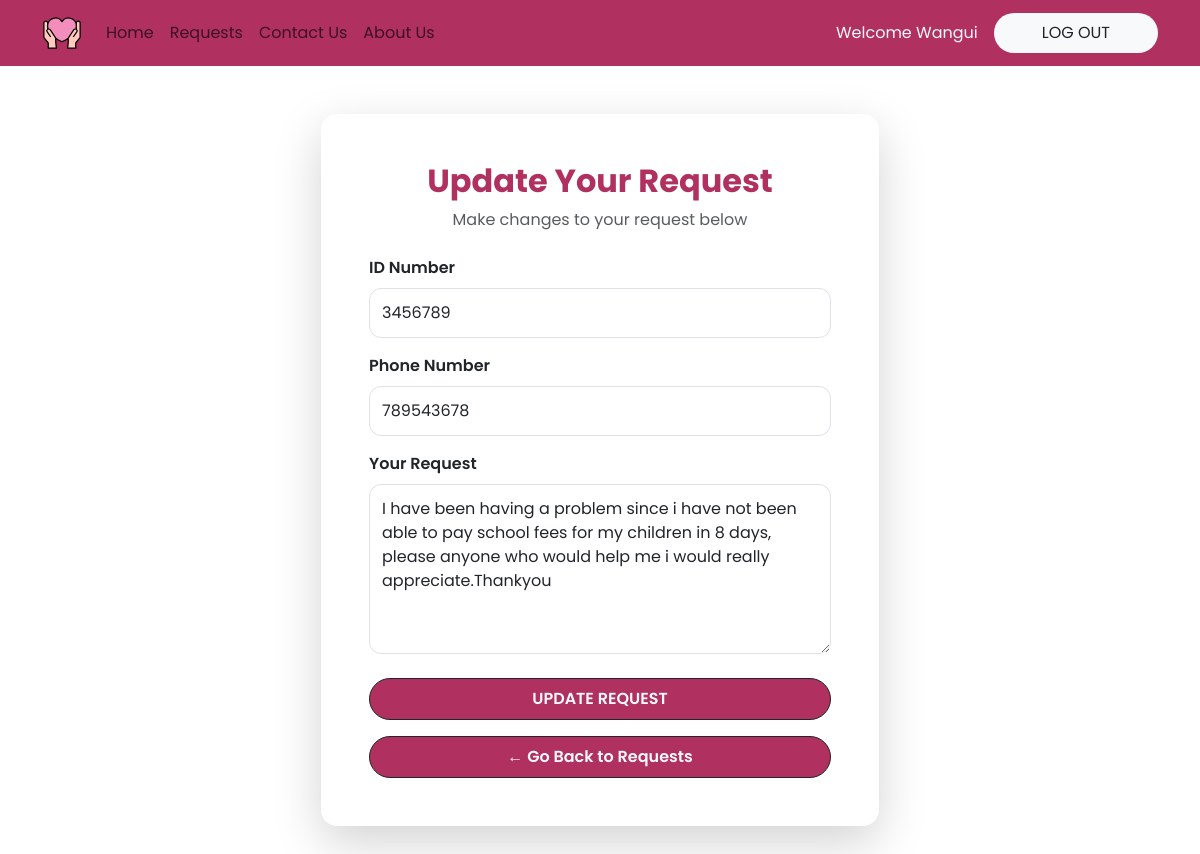
Page /beneficiary/updateRequest/6 (signed in) on the committed database.
### beneficiary/models.py (models this page shows, shortened)
class Appeal(models.Model):
    STATUS_CHOICES = [
        ('pending', 'Pending'),
        ('donated', 'Donated'),
        ('authorized', 'Authorized'),
    ]
    user = models.ForeignKey(User, on_delete=models.CASCADE)
    idNumber = models.IntegerField()
    PhoneNumber = models.IntegerField()
    request = models.CharField(max_length=1000)
    status = models.CharField(max_length=20, choices=STATUS_CHOICES, default='pending')
    created_at = models.DateField(auto_now_add=True)
    updated_at = models.DateField(auto_now=True)
    is_authorized = models.BooleanField(default=False)

### beneficiary/views.py (the view)
# urls.py: path('updateRequest/<str:pk>' , views.updateRequest , name = 'beneficiaryupdateRequest') ,
@login_required(login_url='beneficiarylogin')
def updateRequest(request , pk):
    try:
        appeal = Appeal.objects.get(id=pk, user=request.user)
    except Appeal.DoesNotExist:
        raise Http404("You are not allowed to edit this request")
    form= AppealForm(instance= appeal)
    if request.method == 'POST':
        form = AppealForm (request.POST, instance=appeal)
        if form.is_valid():
            form.save()
            return redirect ('beneficiaryreadRequests')
    context = {'form': form}
    return render (request, 'beneficiary/updateRequest.html' , context)

### beneficiary/forms.py (shortened to what this page needs)
class  AppealForm(ModelForm):
    class Meta:
        model =  Appeal
        fields = [
             'idNumber',
            'PhoneNumber',
            'request'
        ]
        widgets = {
            'idNumber': forms.NumberInput(attrs={
                'class': 'form-control',
                'placeholder': 'Enter your ID number',
                'required': True
            }),
            'PhoneNumber': forms.NumberInput(attrs={
                'class': 'form-control',
                'placeholder': 'Enter your phone number',
                'required': True
            }),
            'request': forms.Textarea(attrs={
                'class': 'form-control',
                'rows': 6,
                'placeholder': 'Describe your request in detail...',
                'required': True
            }),
        }

### beneficiary/templates/beneficiary/updateRequest.html (shortened to what this page needs)
{% extends 'beneficiary/main.html' %}
{% block content %}
<div class="container min-vh-100 d-flex align-items-center justify-content-center py-5">
  <div class="col-md-8 col-lg-6">
    <div class="card shadow-lg border-0 rounded-4">
      <div class="card-body p-4 p-md-5">
        <div class="text-center mb-4">
          <h2 class="fw-bold textpink mb-2">Update Your Request</h2>
          <p class="text-muted">Make changes to your request below</p>
        </div>
        <form method="POST">
          <div class="mb-3">
            <label class="form-label fw-semibold">ID Number</label>
            {{ form.idNumber }}
          </div>
          <div class="mb-3">
            <label class="form-label fw-semibold">Phone Number</label>
            {{ form.PhoneNumber }}
          </div>
          <div class="mb-4">
            <label class="form-label fw-semibold">Your Request</label>
            {{ form.request }}
          </div>
          <button type="submit" class="btn bgpink btn-outline-dark text-light w-100 py-2 rounded-pill fw-semibold">
            UPDATE REQUEST
          </button>
        </form>
        <div class="text-center mt-3">
          <a href="{% url 'beneficiaryreadRequests' %}"
             class="btn bgpink btn-outline-dark text-light w-100 py-2 rounded-pill fw-semibold">
            ← Go Back to Requests
          </a>
        </div>
      </div>
    </div>
  </div>
</div>
{% endblock %}

### beneficiary/templates/beneficiary/navbar.html (shortened to what this page needs)
{% load static %}
<nav class="navbar navbar-expand-lg bgpink py-2">
  <div class="container">
    {% if request.user.is_authenticated %}
      <a class="navbar-brand" href="{% url 'beneficiaryuserHome' %}">
        <img src="{% static 'logo.svg' %}" alt="Logo" width="40">
      </a>
    {% else %}
      <a class="navbar-brand" href="{% url 'beneficiaryhome' %}">
        <img src="{% static 'logo.svg' %}" alt="Logo" width="40">
      </a>
    {% endif %}
    <div class="collapse navbar-collapse" id="navbarNav">
      <ul class="navbar-nav me-auto align-items-lg-center">
        {% if request.user.is_authenticated %}
          <li class="nav-item">
            <a class="nav-link" href="{% url 'beneficiaryuserHome' %}">Home</a>
          </li>
          <li class="nav-item">
            <a class="nav-link" href="{% url 'beneficiaryreadRequests' %}">Requests</a>
          </li>
          <li class="nav-item">
            <a class="nav-link" href="{% url 'beneficiarycontactUs' %}">Contact Us</a>
          </li>
        {% else %}
          <li class="nav-item">
            <a class="nav-link" href="{% url 'beneficiaryhome' %}">Home</a>
          </li>
        {% endif %}
        <li class="nav-item">
          <a class="nav-link" href="{% url 'beneficiaryaboutUs'%}">About Us</a>
        </li>
      </ul>
      <ul class="navbar-nav ms-lg-auto align-items-lg-center gap-2 mt-3 mt-lg-0">
        {% if request.user.is_authenticated %}
          <li class="nav-item">
            <span class="nav-link text-light">Welcome {{ request.user.username }}</span>
          </li>
          <li class="nav-item">
            <a class="nav-link bg-light rounded-2 text-dark btn btn-light btn-lg rounded-pill px-5 " width="100px" href="{% url 'beneficiarylogout' %}">
              LOG OUT
            </a>
          </li>
        {% endif %}
      </ul>
    </div>
  </div>
</nav>

### rows in the picture
Appeal: idNumber "3456789", PhoneNumber "789543678", request "I have been having a problem since i have not been able to pay school fees for my children in 8 days, please anyone who would help me i would really appreciate.Thankyou"

### other values in the picture
{{ request.user.username }} "Wangui"
